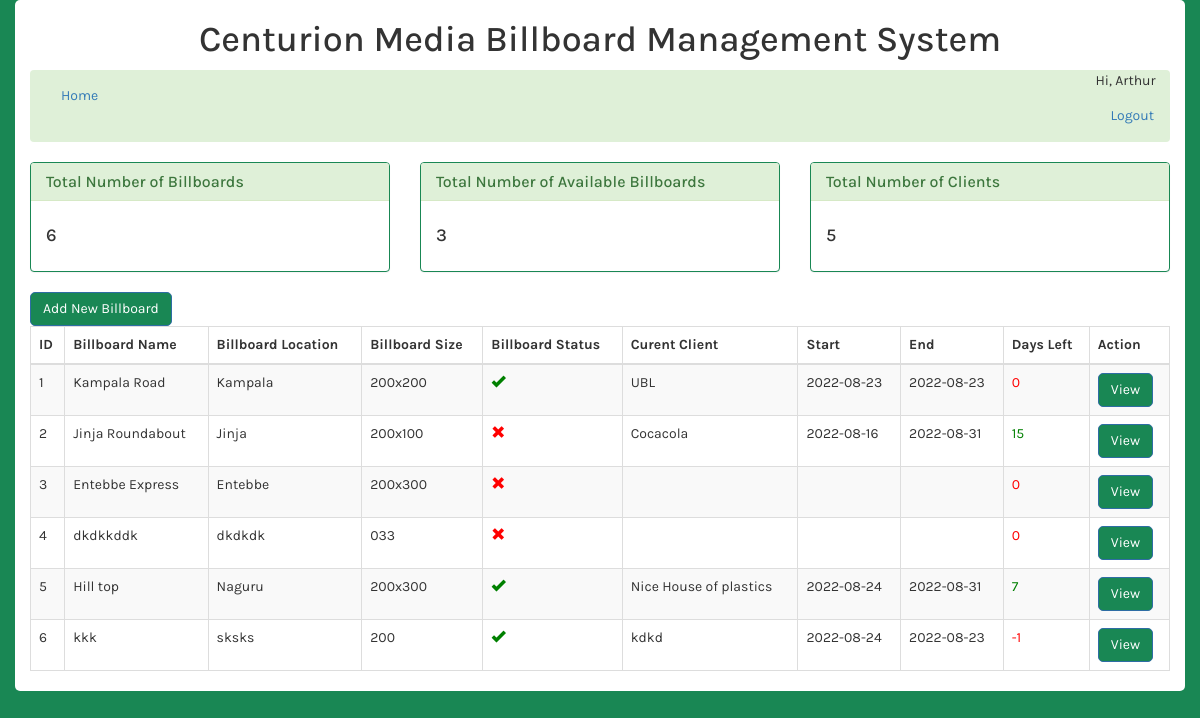
/index.php (signed in), run on an earlier commit of the app's database.
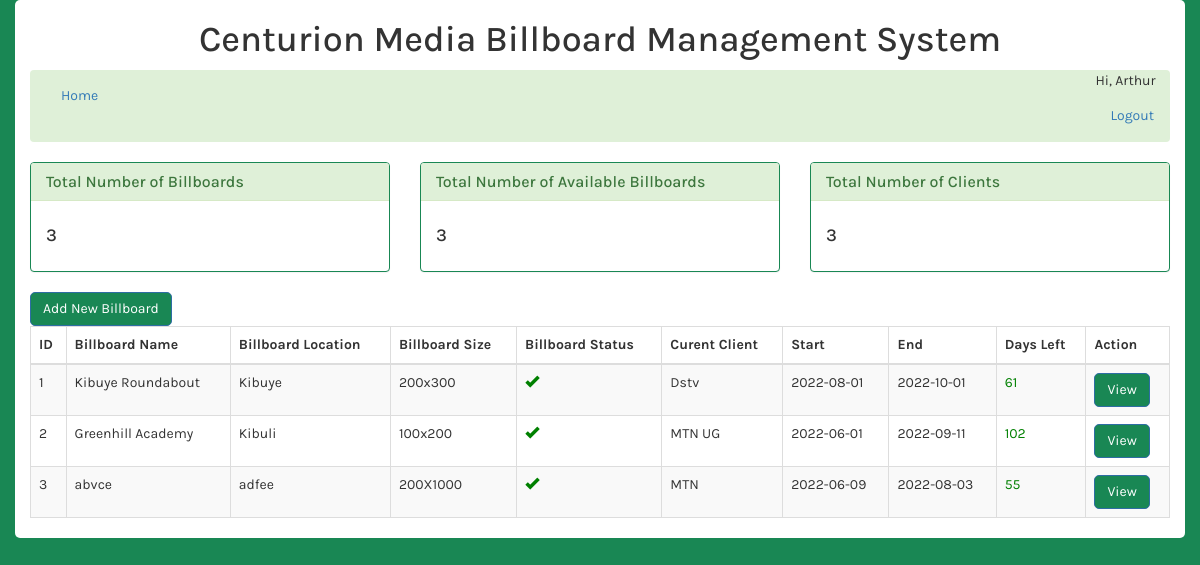
And on a later commit of the database.
### tables this page shows
CREATE TABLE users (
        id INTEGER PRIMARY KEY AUTOINCREMENT,
        password CHAR(128) NOT NULL,
        email CHAR(128) NOT NULL,
        firstname CHAR(128) NOT NULL,
        lastname CHAR(128) NOT NULL,
        phonenumber TEXT,
        role TEXT
    );

CREATE TABLE billboards (
    id INTEGER PRIMARY KEY AUTOINCREMENT,
    name CHAR(128) NOT NULL,
    location CHAR(128) NOT NULL,
    size TEXT,
    image TEXT,
    status TEXT CHECK(status IN ('active', 'inactive')) NOT NULL DEFAULT 'active',
    client TEXT,
    startdate DATE,
    enddate DATE,
    addedby INTEGER,
    FOREIGN KEY(addedby) REFERENCES users(id)
);

### index.php (the view, shortened to what this page needs)
<?php include 'databaseConnection.php';
$sql = "SELECT * FROM billboards";
$stmt = $db->prepare($sql);
$stmt->execute();
$billboards = $stmt->fetchAll(PDO::FETCH_ASSOC);
$sql = "SELECT COUNT(*) FROM billboards";
$stmt = $db->prepare($sql);
$stmt->execute();
$totalbillboards = $stmt->fetchColumn();
$sql = "SELECT COUNT(*) FROM billboards WHERE status = 'active'";
$stmt = $db->prepare($sql);
$stmt->execute();
$totalactivebillboards = $stmt->fetchColumn();
$sql = "SELECT COUNT(DISTINCT client) FROM billboards WHERE client IS NOT NULL";
$stmt = $db->prepare($sql);
$stmt->execute();
$totalclients = $stmt->fetchColumn();
$sql = "SELECT firstname FROM users WHERE id = :id";
$stmt = $db->prepare($sql);
$stmt->bindParam(':id', $_SESSION['id']);
$stmt->execute();
$firstname = $stmt->fetchColumn();
?>
<!DOCTYPE html>
<html>
<head>
    <link rel="stylesheet" href="https://maxcdn.bootstrapcdn.com/bootstrap/3.3.7/css/bootstrap.min.css">
</head>
<body>
    <div class="container">
        <h1>Centurion Media Billboard Management System</h1>
        <nav class="navbar bg-success">
            <div class="container-fluid">
                <ul class="nav navbar-nav">
                    <li><a href="index.php">Home</a></li>
                </ul>
                <ul class="nav navbar-nav navbar-right">
                    <li>
                        <span>Hi, <?php echo $firstname ?></span>
                        <a href="logout.php">Logout</a>
                    </li>
                </ul>
            </div>
        </nav>
        <div class="row">
            <div class="col-md-4">
                <div class="panel panel-success">
                    <div class="panel-heading">
                        <h3 class="panel-title">Total Number of Billboards</h3>
                    </div>
                    <div class="panel-body">
                        <h4>
                            <?php echo $totalbillboards ?>
                        </h4>
                    </div>
                </div>
            </div>
            <div class="col-md-4">
                <div class="panel panel-success">
                    <div class="panel-heading">
                        <h3 class="panel-title">Total Number of Available Billboards</h3>
                    </div>
                    <div class="panel-body">
                        <h4>
                            <?php echo $totalactivebillboards ?>
                        </h4>
                    </div>
                </div>
            </div>
            <div class="col-md-4">
                <div class="panel panel-success">
                    <div class="panel-heading">
                        <h3 class="panel-title">Total Number of Clients</h3>
                    </div>
                    <div class="panel-body">
                        <h4>
                            <?php echo $totalclients ?>
                        </h4>
                    </div>
                </div>
            </div>
        </div>
        <div class="col">
            <div class="mb-1">
                <button type="button" class="btn btn-primary" data-toggle="modal" data-target="#addModal">
                    Add New Billboard
                </button>
            </div>
            <div>
                <table class="table table-striped table-bordered">
                    <thead>
                        <tr>
                            <th>ID</th>
                            <th>Billboard Name</th>
                            <th>Billboard Location</th>
                            <th>Billboard Size</th>
                            <th>Billboard Status</th>
                            <th>Curent Client</th>
                            <th>Start</th>
                            <th>End</th>
                            <th>Days Left</th>
                            <th>Action</th>
                        </tr>
                    </thead>
                    <tbody>
                        <?php foreach ($billboards as $billboard) : ?>
                            <tr>
                                <td><?php echo $billboard['id']; ?></td>
                                <td><?php echo $billboard['name']; ?></td>
                                <td><?php echo $billboard['location']; ?></td>
                                <td><?php echo $billboard['size']; ?></td>
                                <td><?php
                                    if ($billboard['status'] == 'active') {
                                        echo '<span class="glyphicon glyphicon-ok" style="color:green;"></span>';
                                    } else {
                                        echo '<span class="glyphicon glyphicon-remove" style="color:red;"></span>';
                                    }
                                    ?></td>
                                <td><?php echo $billboard['client']; ?></td>
                                <td><?php echo $billboard['startdate']; ?></td>
                                <td><?php echo $billboard['enddate']; ?></td>
                                <td>
                                    <?php
                                    $startdate = strtotime($billboard['startdate']);
                                    $enddate = strtotime($billboard['enddate']);
                                    $daysleft = ($enddate - $startdate) / 86400;
                                    if ($daysleft < 7) {
                                        echo '<span style="color:red;">' . $daysleft . '</span>';
                                    } else {
                                        echo '<span style="color:green;">' . $daysleft . '</span>';
                                    }
                                    ?>
                                </td>
                                <td>
                                    <a href="billboard.php?id=<?php echo $billboard['id']; ?>" class="btn btn-primary">View</a>
                                </td>
                            </tr>
                        <?php endforeach; ?>
                    </tbody>
                </table>
            </div>
        </div>
    </div>
</body>
</html>

### index.php (style rules this page uses)
body { background-color: #198754; font-family: 'Karla', sans-serif; }
.container { margin: auto; background-color: #fff; border-radius: 5px; }
.container h1 { text-align: center; }
.container .btn { border-radius: 5px; background-color: #198754; color: #fff; }
.container .panel { border-color: #198754; }

What changed in the data, as far as the page shows it:
removed billboards: id "4", name "dkdkkddk", location "dkdkdk", size "033", status "inactive" (drawn), daysleft "0"
removed billboards: id "5", name "Hill top", location "Naguru", size "200x300", status "active" (drawn), client "Nice House of plastics", startdate "2022-08-24", enddate "2022-08-31", daysleft "7"
removed billboards: id "6", name "kkk", location "sksks", size "200", status "active" (drawn), client "kdkd", startdate "2022-08-24", enddate "2022-08-23", daysleft "-1"
changed billboards id 1: name "Kampala Road" → "Kibuye Roundabout"; location "Kampala" → "Kibuye"; size "200x200" → "200x300"; client "UBL" → "Dstv"; startdate "2022-08-23" → "2022-08-01"; enddate "2022-08-23" → "2022-10-01"; daysleft "0" → "61"
changed billboards id 2: name "Jinja Roundabout" → "Greenhill Academy"; location "Jinja" → "Kibuli"; size "200x100" → "100x200"; status "inactive" → "active" (drawn); client "Cocacola" → "MTN UG"; startdate "2022-08-16" → "2022-06-01"; enddate "2022-08-31" → "2022-09-11"; daysleft "15" → "102"
changed billboards id 3: name "Entebbe Express" → "abvce"; location "Entebbe" → "adfee"; size "200x300" → "200X1000"; status "inactive" → "active" (drawn); client (not shown) → "MTN"; startdate (not shown) → "2022-06-09"; enddate (not shown) → "2022-08-03"; daysleft "0" → "55"
Also different on the page:
$totalbillboards: "6" → "3"
$totalclients: "5" → "3"
